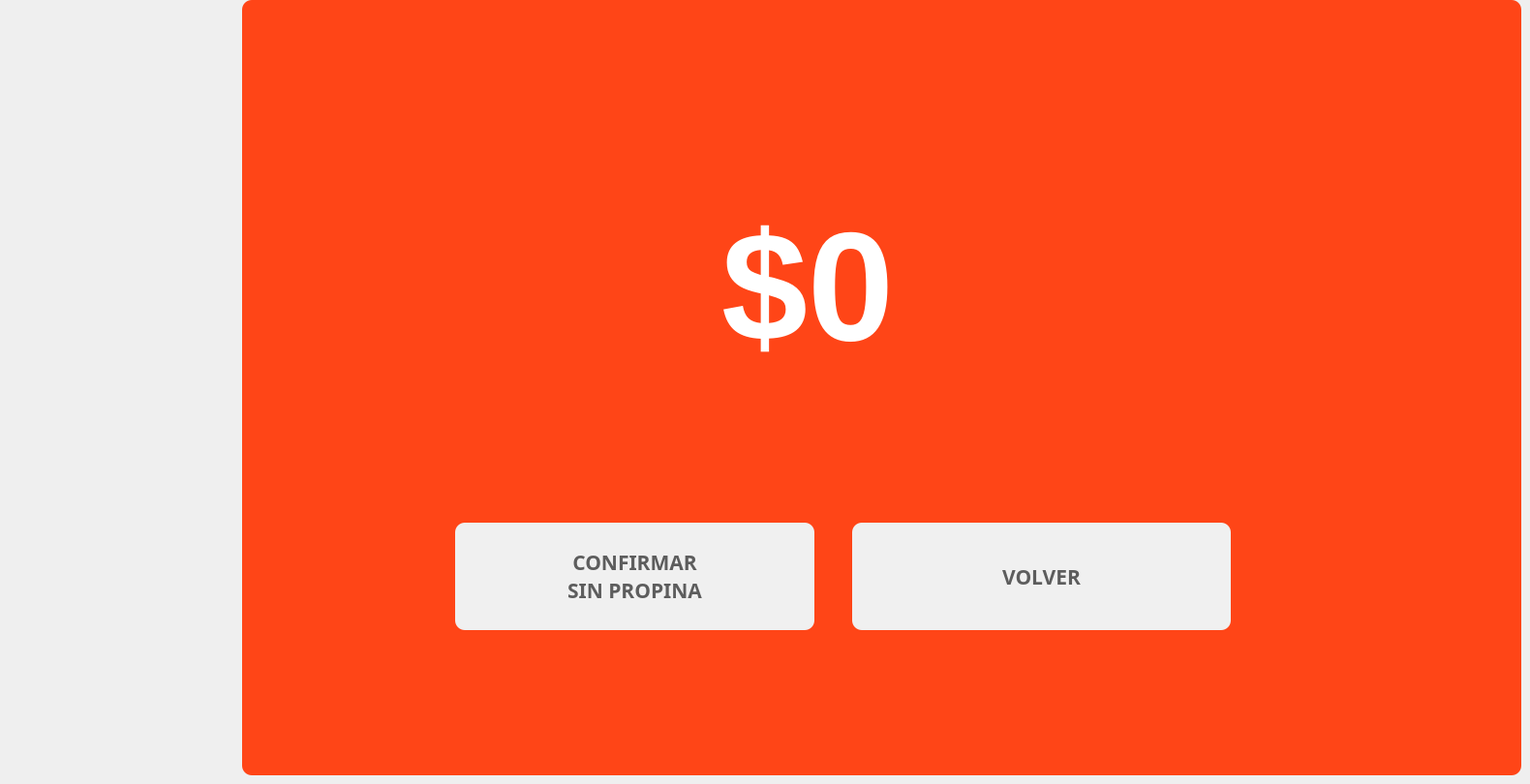
   <widget class="QWidget" name="page_15">
    <widget class="QGroupBox" name="gcobrar_5">
     <property name="geometry">
      <rect>
       <x>250</x>
       <y>0</y>
       <width>1321</width>
       <height>801</height>
      </rect>
     </property>
     <property name="styleSheet">
      <string notr="true">background-color: rgb(128, 128, 128);
background-color:rgb(255, 69, 23);
border-radius:10%;</string>
     </property>
     <property name="title">
      <string/>
     </property>
     <widget class="QLabel" name="label_103">
      <property name="geometry">
       <rect>
        <x>-29</x>
        <y>-40</y>
        <width>251</width>
        <height>21</height>
       </rect>
      </property>
      <property name="font">
       <font>
        <family>Sans Serif</family>
        <pointsize>16</pointsize>
        <weight>75</weight>
        <italic>false</italic>
        <bold>true</bold>
       </font>
      </property>
      <property name="styleSheet">
       <string notr="true">background-color:transparent;
color:rgb(101, 179, 0)</string>
      </property>
      <property name="text">
       <string/>
      </property>
     </widget>
     <widget class="QWidget" name="layoutWidget_24">
      <property name="geometry">
       <rect>
        <x>320</x>
        <y>190</y>
        <width>541</width>
        <height>212</height>
       </rect>
      </property>
      <layout class="QGridLayout" name="gridLayout_15">
       <item row="0" column="1">
        <spacer name="horizontalSpacer_29">
         <property name="orientation">
          <enum>Qt::Horizontal</enum>
         </property>
         <property name="sizeHint" stdset="0">
          <size>
           <width>40</width>
           <height>20</height>
          </size>
         </property>
        </spacer>
       </item>
       <item row="0" column="5">
        <spacer name="horizontalSpacer_30">
         <property name="orientation">
          <enum>Qt::Horizontal</enum>
         </property>
         <property name="sizeHint" stdset="0">
          <size>
           <width>40</width>
           <height>20</height>
          </size>
         </property>
        </spacer>
       </item>
       <item row="0" column="2" colspan="2">
        <widget class="QLabel" name="valvol3">
         <property name="sizePolicy">
          <sizepolicy hsizetype="MinimumExpanding" vsizetype="Preferred">
           <horstretch>0</horstretch>
           <verstretch>0</verstretch>
          </sizepolicy>
         </property>
         <property name="maximumSize">
          <size>
           <width>620</width>
           <height>16777212</height>
          </size>
         </property>
         <property name="font">
          <font>
           <family>Ubuntu</family>
           <pointsize>120</pointsize>
           <weight>75</weight>
           <italic>false</italic>
           <bold>true</bold>
          </font>
         </property>
         <property name="styleSheet">
          <string notr="true">background-color:transparent;
color:rgb(255, 255, 255);
border-radius:40%</string>
         </property>
         <property name="lineWidth">
          <number>3</number>
         </property>
         <property name="text">
          <string>$0</string>
         </property>
        </widget>
       </item>
       <item row="0" column="7">
        <widget class="QLabel" name="label_46">
         <property name="text">
          <string/>
         </property>
        </widget>
       </item>
      </layout>
     </widget>
     <widget class="QPushButton" name="bvolverPropina">
      <property name="geometry">
       <rect>
        <x>630</x>
        <y>540</y>
        <width>391</width>
        <height>111</height>
       </rect>
      </property>
      <property name="font">
       <font>
        <family>Ubuntu Mono</family>
        <pointsize>16</pointsize>
        <weight>75</weight>
        <italic>false</italic>
        <bold>true</bold>
        <underline>false</underline>
       </font>
      </property>
      <property name="toolTip">
       <string>Ayuda</string>
      </property>
      <property name="whatsThis">
       <string extracomment="help"/>
      </property>
      <property name="styleSheet">
       <string notr="true">background-color:rgb(240, 240, 240);
color:rgb(93, 93, 93);
border-radius:10%</string>
      </property>
      <property name="text">
       <string>VOLVER</string>
      </property>
      <property name="icon">
       <iconset>
        <normaloff>../../1Entregable/cajsSATELITE/eum/app/cajeroF/iconos/fb5.png</normaloff>../../1Entregable/cajsSATELITE/eum/app/cajeroF/iconos/fb5.png</iconset>
      </property>
      <property name="iconSize">
       <size>
        <width>40</width>
        <height>40</height>
       </size>
      </property>
      <property name="toolTipDuration" stdset="0">
       <number>3</number>
      </property>
     </widget>
     <widget class="QPushButton" name="bsinpropina">
      <property name="geometry">
       <rect>
        <x>220</x>
        <y>540</y>
        <width>371</width>
        <height>111</height>
       </rect>
      </property>
      <property name="font">
       <font>
        <family>Ubuntu Mono</family>
        <pointsize>16</pointsize>
        <weight>75</weight>
        <italic>false</italic>
        <bold>true</bold>
        <underline>false</underline>
       </font>
      </property>
      <property name="toolTip">
       <string>Ayuda</string>
      </property>
      <property name="whatsThis">
       <string extracomment="help"/>
      </property>
      <property name="styleSheet">
       <string notr="true">background-color:rgb(240, 240, 240);
color:rgb(93, 93, 93);

border-radius:10%;</string>
      </property>
      <property name="text">
       <string>CONFIRMAR 
SIN PROPINA</string>
      </property>
      <property name="icon">
       <iconset>
        <normaloff>../iconos/tick.png</normaloff>../iconos/tick.png</iconset>
      </property>
      <property name="iconSize">
       <size>
        <width>40</width>
        <height>40</height>
       </size>
      </property>
      <property name="toolTipDuration" stdset="0">
       <number>3</number>
      </property>
     </widget>
    </widget>
   </widget>
